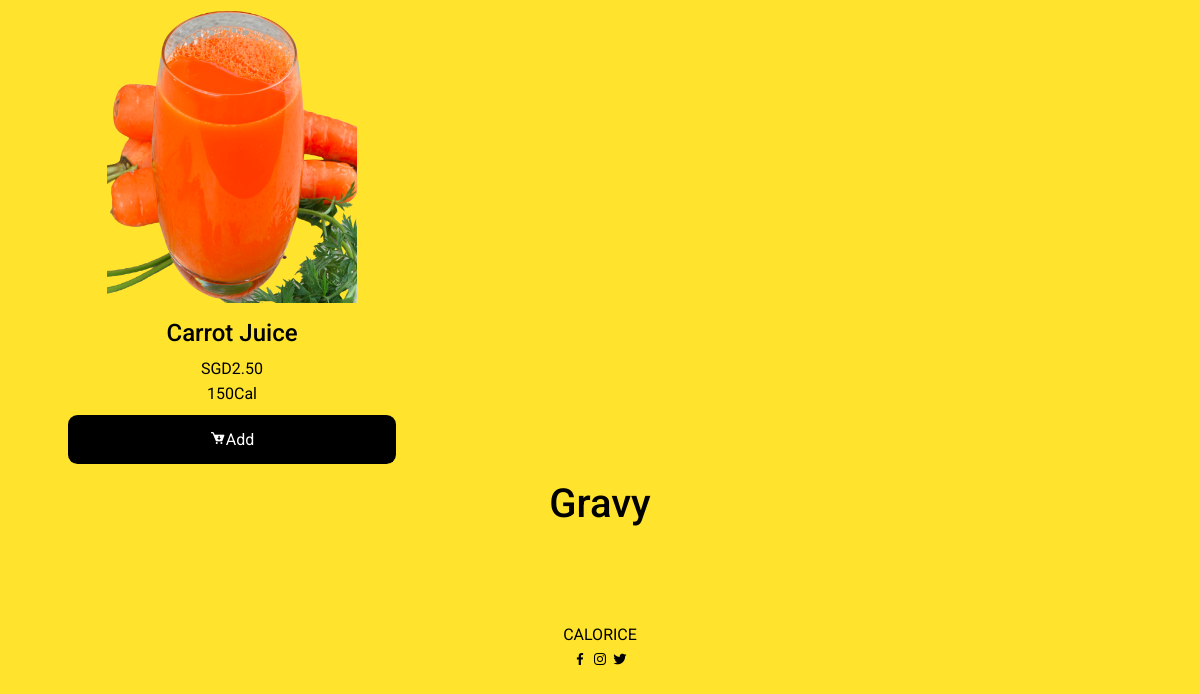
Page /menu.php (lower part) on the earlier database version.
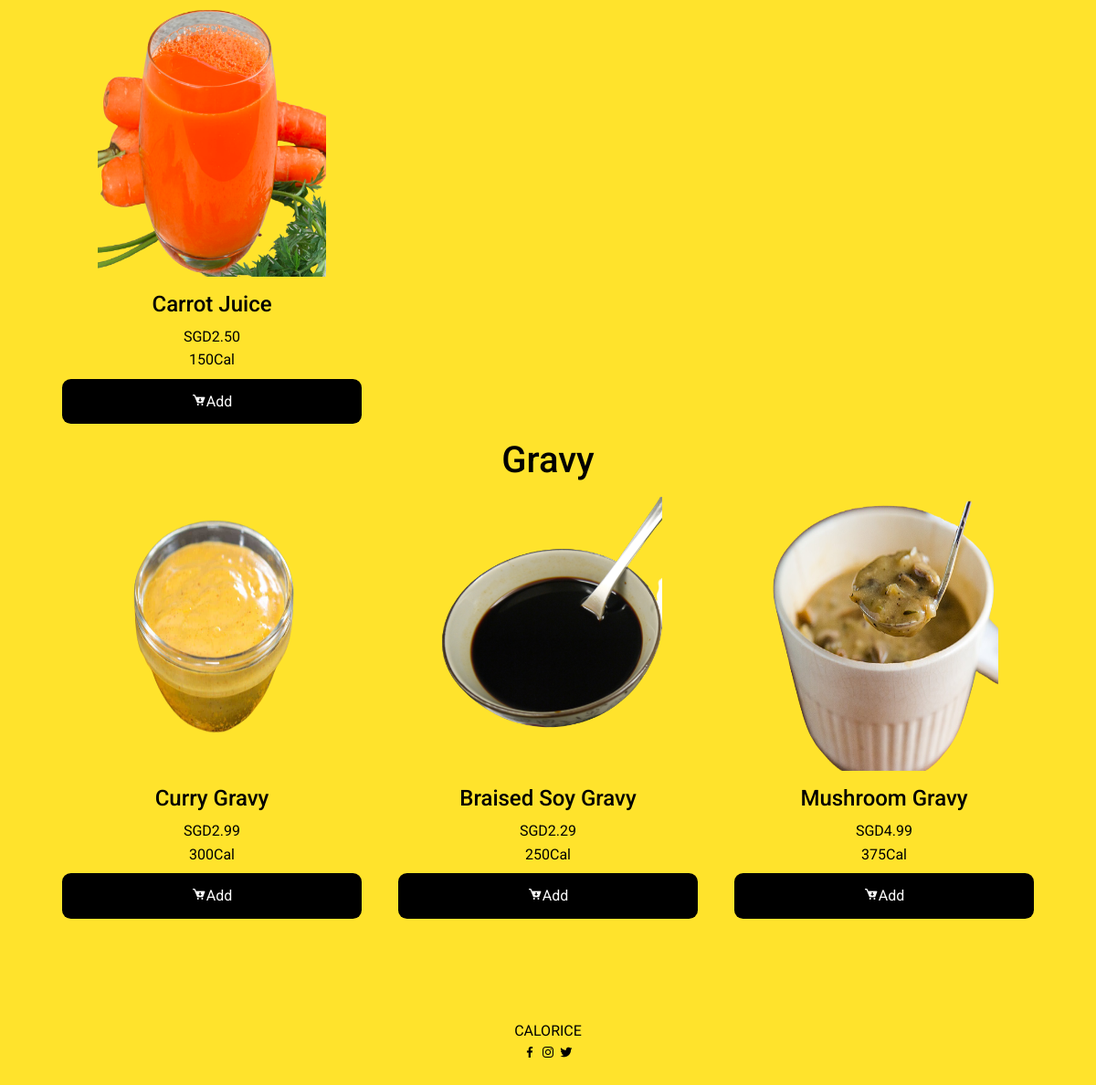
Same page on the later database version.
### tables this page shows
CREATE TABLE `food` (
  `food_id` int(11) NOT NULL,
  `food_name` varchar(255) NOT NULL,
  `food_category` varchar(128) NOT NULL,
  `food_subcategory` varchar(128) NOT NULL,
  `food_healthierchoice` smallint(6) DEFAULT '0',
  `food_vegan` smallint(6) DEFAULT NULL,
  `food_price` decimal(10,2) NOT NULL,
  `food_calories` int(11) NOT NULL,
  `food_img` varchar(256) DEFAULT NULL
);

### config/db.php (called while the page is built, shortened)
<?php
class DB {
  protected static $mdb = null;
  public static function getMDB() {
    $mdb = DB::$mdb;
    if ($mdb === null) {
      $mdb = DB::$mdb = new MeekroDB();
    }
    $mdb->sync_config();
    return $mdb;
  }
  public static function query() { $args = func_get_args(); return call_user_func_array(array(DB::getMDB(), 'query'), $args); }
}
class MeekroDB {
  public $encoding = 'latin1';
  public $connect_options = array(MYSQLI_OPT_CONNECT_TIMEOUT => 30);
  public $internal_mysql = null;
  public function __construct($host=null, $user=null, $password=null, $dbName=null, $port=null, $encoding=null, $socket=null)  {
    if ($encoding === null) $encoding = DB::$encoding;
    $this->encoding = $encoding;
  }
  public function get() {
    $mysql = $this->internal_mysql;
    if (!($mysql instanceof MySQLi)) {
      $mysql = new mysqli();
      foreach ($this->connect_options as $key => $value) {
        $mysql->options($key, $value);
      }
      $mysql->set_charset($this->encoding);
      $this->internal_mysql = $mysql;
    }
    return $mysql;
  }
  protected function preparseQueryParams() {
    $args = func_get_args();
    $sql = trim(strval(array_shift($args)));
    $args_all = $args;
    if (count($args_all) == 0) return array($sql);
    $chunkyQuery = array();
    return $chunkyQuery;
  }
  public function parseQueryParams() {
    $args = func_get_args();
    $chunkyQuery = call_user_func_array(array($this, 'preparseQueryParams'), $args);
    $query = '';
    foreach ($chunkyQuery as $chunk) {
      if (is_string($chunk)) {
        $query .= $chunk;
        continue;
      }
      $result = '';
      $query .= $result;
    }
    return $query;
  }
  protected function prependCall($function, $args, $prepend) { array_unshift($args, $prepend); return call_user_func_array($function, $args); }
  public function query() { $args = func_get_args(); return $this->prependCall(array($this, 'queryHelper'), $args, 'assoc'); }
  protected function queryHelper() {
    $args = func_get_args();
    $type = array_shift($args);
    $db = $this->get();
    $is_buffered = true;
    $row_type = 'assoc';
    $full_names = false;
    $sql = call_user_func_array(array($this, 'parseQueryParams'), $args);
    $result = $db->query($sql, $is_buffered ? MYSQLI_STORE_RESULT : MYSQLI_USE_RESULT);
    $return = array();
    while ($row = ($row_type == 'assoc' ? $result->fetch_assoc() : $result->fetch_row())) {
      $return[] = $row;
    }
    return $return;
  }
}
?>

### menu.php (the view, shortened to what the changed rows need)
<?php
include "config/db.php";
?>
<!DOCTYPE html>
<html lang="en">
<head>
    <link href="https://cdn.jsdelivr.net/npm/bootstrap@5.0.0-beta3/dist/css/bootstrap.min.css" rel="stylesheet">
    <link href='https://unpkg.com/boxicons@2.0.7/css/boxicons.min.css' rel='stylesheet'>
    <link rel="stylesheet" href="css/styles.css">
    <link rel="stylesheet" href="css/menu.css">
</head>
<body>
    <div class="container">
        <div class="row">
            <?php
                $drinks = DB::query('SELECT * FROM food WHERE food_subcategory = "drinks"');
                foreach($drinks as $drinks_result){
                    echo '<div class="col-lg-4 col-sm-6 menubox"><div class="row"><p class="text-center"><img src=" ';
                    echo SITE_URL . "admin/" . $drinks_result['food_img'];
                    echo '" alt="" class="menu_img"></p></div><div class="row namerow"><h4 class="text-center">';
                    echo ucwords($drinks_result['food_name']);
                    echo '</h4></div><div class="row pricerow"><span class="text-center">';
                    echo "SGD" . $drinks_result['food_price'];
                    echo '</span></div><div class="row caloriesrow"><span class="text-center">';
                    echo $drinks_result['food_calories'] . "Cal";
                    echo '</span></div><div class="row addbuttonrow"><a class="addbutton text-center"><i class="bx bxs-cart-download"></i>Add</a></div></div>
                    ';
                }
            ?>
        </div>
        <div class="row">
            <h1 class="text-center">Gravy</h1>
            <?php
                $gravy = DB::query('SELECT * FROM food WHERE food_subcategory = "gravy"');
                foreach($gravy as $gravy_result){
                    echo '<div class="col-lg-4 col-sm-6 menubox"><div class="row"><p class="text-center"><img src=" ';
                    echo SITE_URL . "admin/" . $gravy_result['food_img'];
                    echo '" alt="" class="menu_img"></p></div><div class="row namerow"><h4 class="text-center">';
                    echo ucwords($gravy_result['food_name']);
                    echo '</h4></div><div class="row pricerow"><span class="text-center">';
                    echo "SGD" . $gravy_result['food_price'];
                    echo '</span></div><div class="row caloriesrow"><span class="text-center">';
                    echo $gravy_result['food_calories'] . "Cal";
                    echo '</span></div><div class="row addbuttonrow"><a class="addbutton text-center"><i class="bx bxs-cart-download"></i>Add</a></div></div>
                    ';
                }
            ?>
        </div>
    </div>
</body>
</html>

Differences in the rows shown:
added food: food_img (picture), food_name "Curry Gravy", food_price "2.99", food_calories "300", shown under "Gravy"
added food: food_img (picture), food_name "Braised Soy Gravy", food_price "2.29", food_calories "250", shown under "Gravy"
added food: food_img (picture), food_name "Mushroom Gravy", food_price "4.99", food_calories "375", shown under "Gravy"
